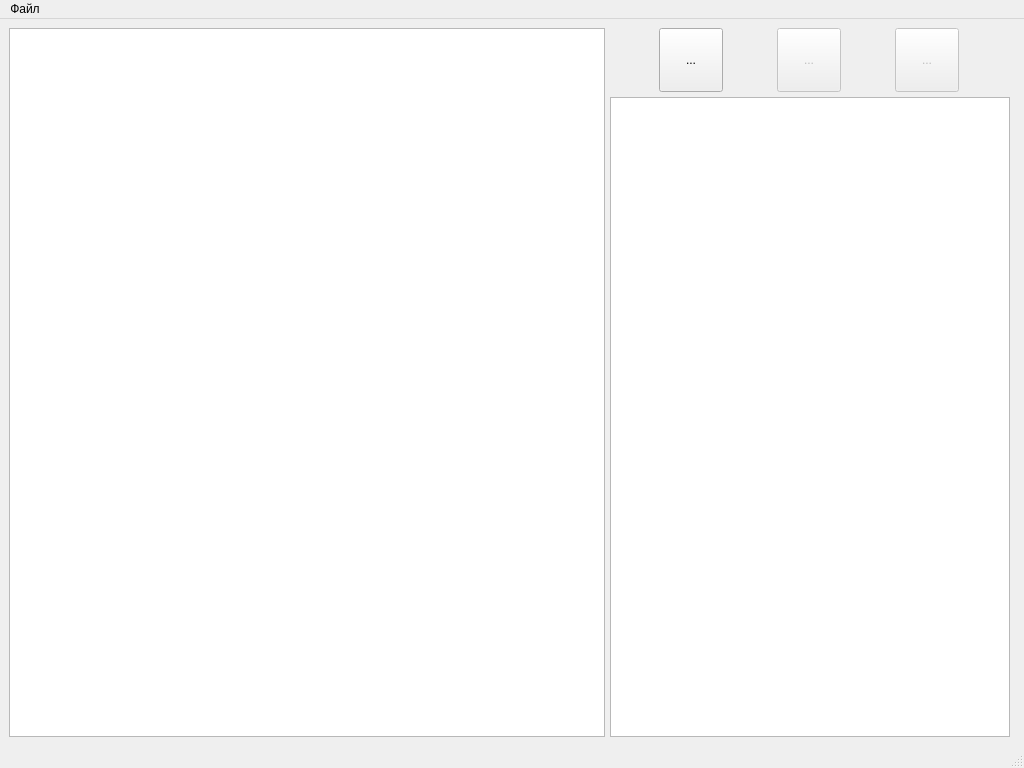
<?xml version="1.0" encoding="UTF-8"?>
<ui version="4.0">
 <class>MainWindow</class>
 <widget class="QMainWindow" name="MainWindow">
  <property name="geometry">
   <rect>
    <x>0</x>
    <y>0</y>
    <width>1024</width>
    <height>768</height>
   </rect>
  </property>
  <property name="minimumSize">
   <size>
    <width>1024</width>
    <height>768</height>
   </size>
  </property>
  <property name="windowTitle">
   <string>ChessGame</string>
  </property>
  <property name="windowIcon">
   <iconset resource="../../assets/resources.qrc">
    <normaloff>:/icons/img/icons/crown.png</normaloff>:/icons/img/icons/crown.png</iconset>
  </property>
  <widget class="QWidget" name="centralwidget">
   <layout class="QHBoxLayout" name="horizontalLayout_2">
    <property name="spacing">
     <number>5</number>
    </property>
    <item>
     <widget class="BoardView" name="board_graphics_view"/>
    </item>
    <item>
     <layout class="QVBoxLayout" name="verticalLayout">
      <property name="spacing">
       <number>5</number>
      </property>
      <property name="rightMargin">
       <number>5</number>
      </property>
      <item>
       <layout class="QHBoxLayout" name="horizontalLayout">
        <property name="spacing">
         <number>5</number>
        </property>
        <item>
         <widget class="QToolButton" name="play_tool_button">
          <property name="minimumSize">
           <size>
            <width>64</width>
            <height>64</height>
           </size>
          </property>
          <property name="maximumSize">
           <size>
            <width>64</width>
            <height>64</height>
           </size>
          </property>
          <property name="cursor">
           <cursorShape>PointingHandCursor</cursorShape>
          </property>
          <property name="text">
           <string>...</string>
          </property>
          <property name="icon">
           <iconset resource="../../assets/resources.qrc">
            <normaloff>:/icons/img/icons/play.png</normaloff>:/icons/img/icons/play.png</iconset>
          </property>
         </widget>
        </item>
        <item>
         <widget class="QToolButton" name="prev_step_tool_button">
          <property name="enabled">
           <bool>false</bool>
          </property>
          <property name="minimumSize">
           <size>
            <width>64</width>
            <height>64</height>
           </size>
          </property>
          <property name="maximumSize">
           <size>
            <width>64</width>
            <height>64</height>
           </size>
          </property>
          <property name="cursor">
           <cursorShape>PointingHandCursor</cursorShape>
          </property>
          <property name="text">
           <string>...</string>
          </property>
          <property name="icon">
           <iconset resource="../../assets/resources.qrc">
            <normaloff>:/icons/img/icons/left_arrow.png</normaloff>:/icons/img/icons/left_arrow.png</iconset>
          </property>
         </widget>
        </item>
        <item>
         <widget class="QToolButton" name="next_step_tool_button">
          <property name="enabled">
           <bool>false</bool>
          </property>
          <property name="minimumSize">
           <size>
            <width>64</width>
            <height>64</height>
           </size>
          </property>
          <property name="maximumSize">
           <size>
            <width>64</width>
            <height>64</height>
           </size>
          </property>
          <property name="cursor">
           <cursorShape>PointingHandCursor</cursorShape>
          </property>
          <property name="text">
           <string>...</string>
          </property>
          <property name="icon">
           <iconset resource="../../assets/resources.qrc">
            <normaloff>:/icons/img/icons/right_arrow.png</normaloff>:/icons/img/icons/right_arrow.png</iconset>
          </property>
         </widget>
        </item>
       </layout>
      </item>
      <item>
       <layout class="QHBoxLayout" name="horizontalLayout_3">
        <property name="spacing">
         <number>5</number>
        </property>
        <item>
         <widget class="QTableView" name="table_view_moves">
          <property name="sizePolicy">
           <sizepolicy hsizetype="Expanding" vsizetype="Expanding">
            <horstretch>0</horstretch>
            <verstretch>0</verstretch>
           </sizepolicy>
          </property>
          <property name="maximumSize">
           <size>
            <width>400</width>
            <height>16777215</height>
           </size>
          </property>
          <property name="mouseTracking">
           <bool>true</bool>
          </property>
          <property name="tabletTracking">
           <bool>true</bool>
          </property>
          <attribute name="horizontalHeaderDefaultSectionSize">
           <number>50</number>
          </attribute>
         </widget>
        </item>
       </layout>
      </item>
     </layout>
    </item>
   </layout>
  </widget>
  <widget class="QMenuBar" name="menubar">
   <property name="geometry">
    <rect>
     <x>0</x>
     <y>0</y>
     <width>1024</width>
     <height>26</height>
    </rect>
   </property>
   <widget class="QMenu" name="menu_file">
    <property name="title">
     <string>Файл</string>
    </property>
    <addaction name="import_game_action"/>
   </widget>
   <addaction name="menu_file"/>
  </widget>
  <widget class="QStatusBar" name="statusbar"/>
  <action name="action_load_chess_game_from_postgres">
   <property name="text">
    <string>из базы данных Postgres</string>
   </property>
  </action>
  <action name="action_import_postgres_db">
   <property name="text">
    <string>Postgres</string>
   </property>
  </action>
  <action name="action_tournament_settings">
   <property name="text">
    <string>Настройки турнира</string>
   </property>
  </action>
  <action name="action_start_tournament">
   <property name="text">
    <string>Начать турнир</string>
   </property>
  </action>
  <action name="action_choose_db">
   <property name="text">
    <string>Выбрать базу данных</string>
   </property>
  </action>
  <action name="import_game_action">
   <property name="text">
    <string>Импортировать игру</string>
   </property>
  </action>
 </widget>
 <customwidgets>
  <customwidget>
   <class>BoardView</class>
   <extends>QGraphicsView</extends>
   <header location="global">app.views.board_view</header>
  </customwidget>
 </customwidgets>
 <resources>
  <include location="../../assets/resources.qrc"/>
 </resources>
 <connections/>
</ui>
